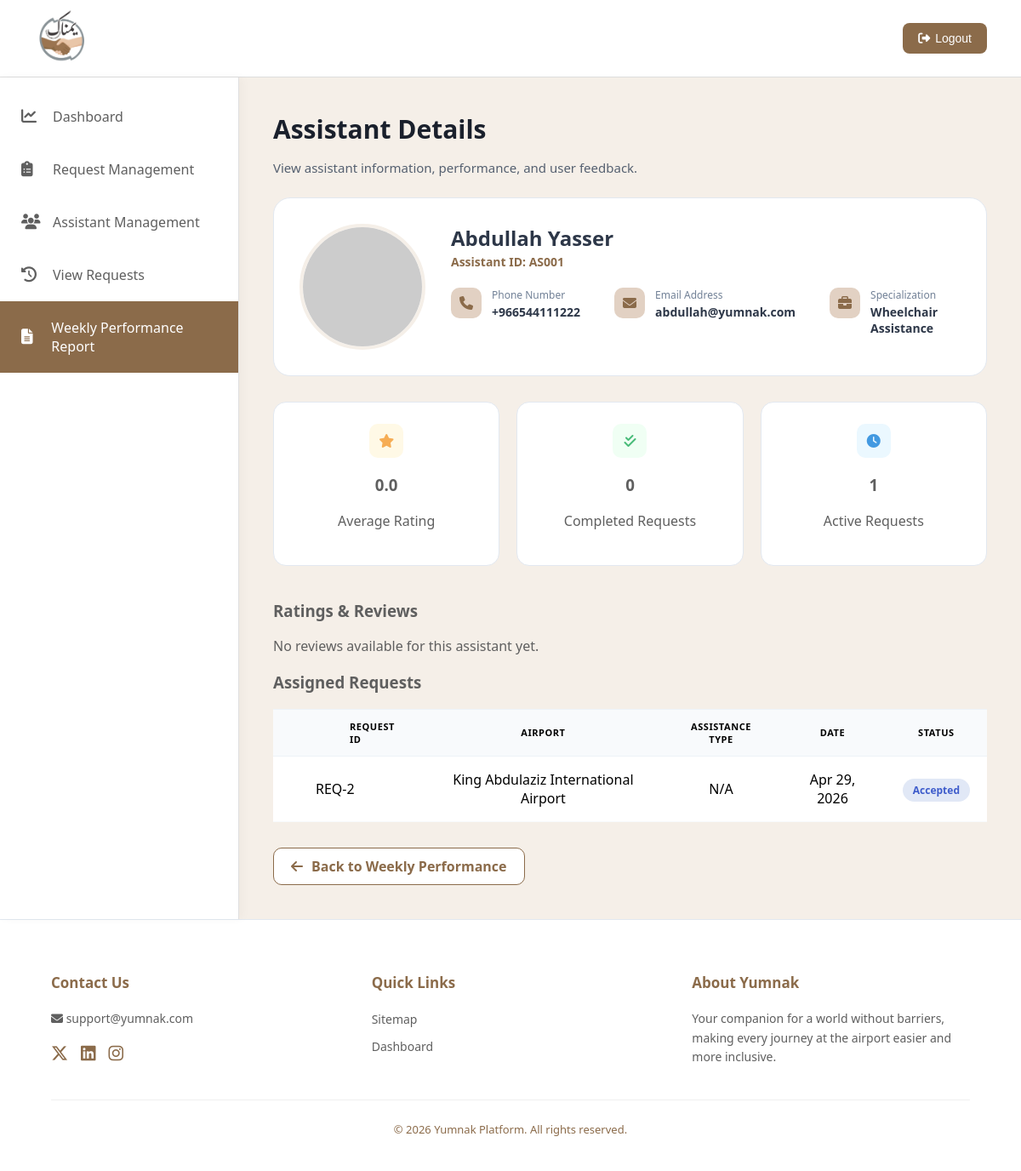
The page /Assistant_profile.php?id=1 (signed in) on the database as committed earlier.
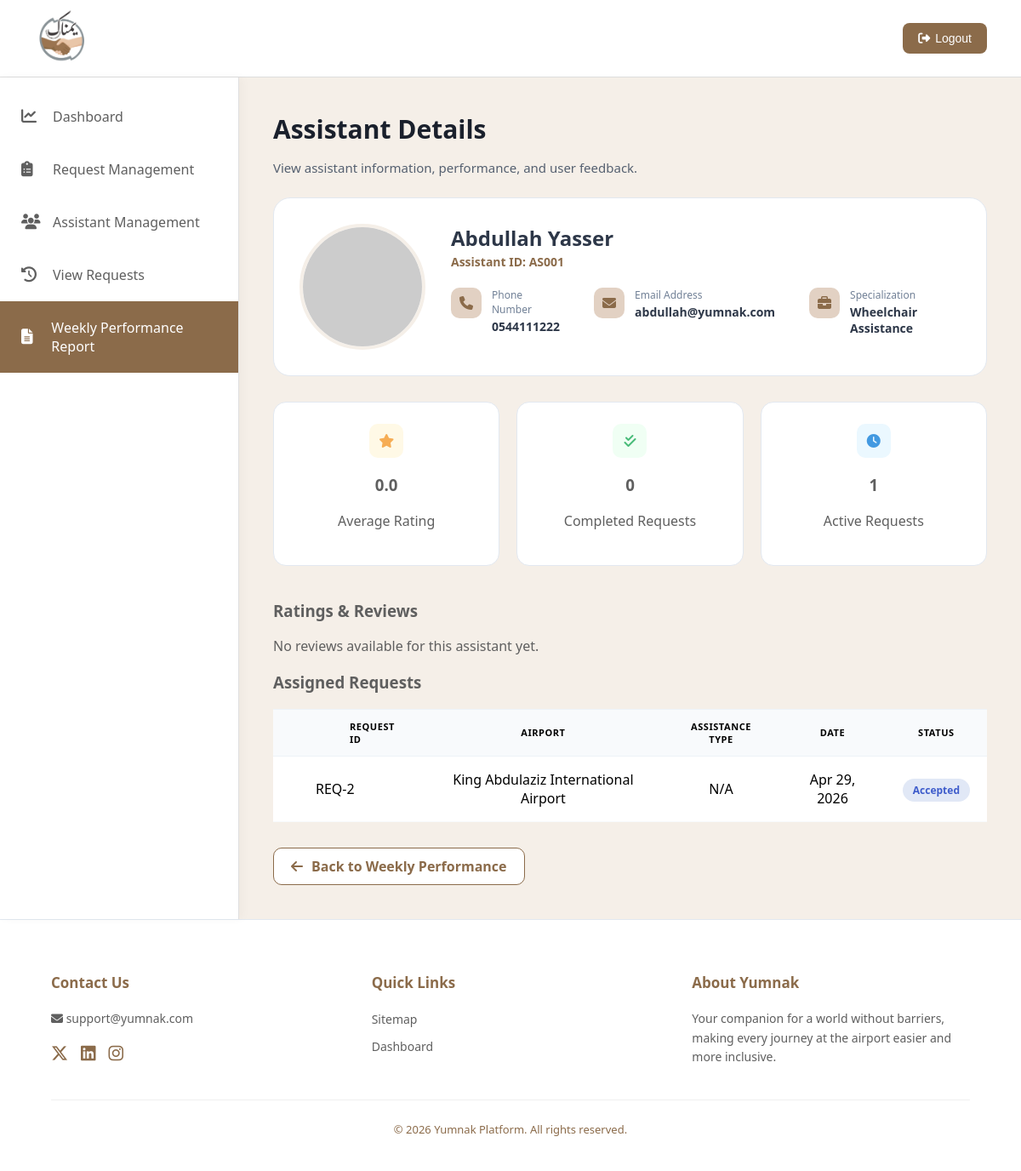
The same page on the database as committed later.
### tables this page shows
CREATE TABLE ASSISTANT (
    AssistantID INT(11) AUTO_INCREMENT PRIMARY KEY,
    Name VARCHAR(100) NOT NULL,
    Phone VARCHAR(20) NOT NULL,
    Email VARCHAR(100) UNIQUE NOT NULL,
    Specialization ENUM(
        'Wheelchair Assistance', 
        'Mobility Assistance', 
        'Visual Impairment Assistance', 
        'Hearing Impairment Assistance', 
        'Cognitive Assistance'
    ) NOT NULL,
    AdminID INT,
    FOREIGN KEY (AdminID) REFERENCES ADMIN(AdminID) ON DELETE SET NULL
);

CREATE TABLE ASSISTANCE_REQUEST (
    RequestID INT(11) AUTO_INCREMENT PRIMARY KEY,
    PreferredTime DATETIME NOT NULL,
    Date DATETIME DEFAULT CURRENT_TIMESTAMP,
    ExtraNote VARCHAR(255),
    Status ENUM('Pending', 'Accepted', 'Rejected', 'Cancelled', 'Completed') DEFAULT 'Pending', 
    IsPaid BOOLEAN DEFAULT FALSE,
    TravelerID INT NOT NULL,
    AdminID INT,
    AssistantID INT,
    GateID VARCHAR(50) NOT NULL,
    FOREIGN KEY (TravelerID) REFERENCES TRAVELER(UserID) ON DELETE CASCADE,
    FOREIGN KEY (AdminID) REFERENCES ADMIN(AdminID) ON DELETE SET NULL,
    FOREIGN KEY (AssistantID) REFERENCES ASSISTANT(AssistantID) ON DELETE SET NULL,
    FOREIGN KEY (GateID) REFERENCES GATE(GateID) ON DELETE RESTRICT
);

CREATE TABLE AIRPORT (
    AirportID INT(11) AUTO_INCREMENT PRIMARY KEY,
    AirportName VARCHAR(150) NOT NULL,
    City VARCHAR(100) NOT NULL,
    ImagePath VARCHAR(255) NOT NULL
);

### Assistant_profile.php (the view, shortened to what this page needs)
<?php
require 'db_connection.php';
$assistant_id = isset($_GET['id']) ? intval($_GET['id']) : 0;
$stmt = $conn->prepare("SELECT * FROM ASSISTANT WHERE AssistantID = ?");
$stmt->bind_param("i", $assistant_id);
$stmt->execute();
$assistant_result = $stmt->get_result();
$assistant = $assistant_result->fetch_assoc();
$stats_sql = "SELECT
    (SELECT COUNT(*) FROM ASSISTANCE_REQUEST
     WHERE AssistantID = $assistant_id AND Status = 'Completed'
     AND YEARWEEK(Date, 1) = YEARWEEK(CURDATE(), 1)) AS CompletedCount,
    (SELECT COUNT(*) FROM ASSISTANCE_REQUEST
     WHERE AssistantID = $assistant_id AND Status IN ('Pending', 'Accepted')
     AND YEARWEEK(Date, 1) = YEARWEEK(CURDATE(), 1)) AS AssignedCount,
    (SELECT ROUND(AVG(r.Stars), 1) FROM REVIEW r
     JOIN ASSISTANCE_REQUEST ar ON r.RequestID = ar.RequestID
     WHERE ar.AssistantID = $assistant_id
     AND YEARWEEK(r.Date, 1) = YEARWEEK(CURDATE(), 1)) AS AvgRating";
$stats_result = $conn->query($stats_sql);
$stats = $stats_result->fetch_assoc();
$rating = $stats['AvgRating'] ? $stats['AvgRating'] : "0.0";
$reviews_sql = "SELECT r.Stars, r.Comment, r.Date, ar.RequestID, t.UserName
                FROM REVIEW r
                JOIN ASSISTANCE_REQUEST ar ON r.RequestID = ar.RequestID
                JOIN TRAVELER t ON ar.TravelerID = t.UserID
                WHERE ar.AssistantID = $assistant_id
                AND YEARWEEK(r.Date, 1) = YEARWEEK(CURDATE(), 1)";
$reviews_result = $conn->query($reviews_sql);
$requests_sql = "SELECT ar.RequestID, a.AirportName, ar.Date, ar.Status, IFNULL(aty.AssistanceName, 'N/A') as AssistanceName
                 FROM ASSISTANCE_REQUEST ar
                 LEFT JOIN GATE g ON ar.GateID = g.GateID
                 LEFT JOIN AIRPORT a ON g.AirportID = a.AirportID
                 LEFT JOIN REQUEST_TYPE rt ON ar.RequestID = rt.RequestID
                 LEFT JOIN ASSISTANCE_TYPE aty ON rt.AssistanceTypeID = aty.AssistanceTypeID
                 WHERE ar.AssistantID = $assistant_id
                 AND YEARWEEK(ar.Date, 1) = YEARWEEK(CURDATE(), 1)
                 ORDER BY ar.Date DESC";
$requests_result = $conn->query($requests_sql);
?>
<!DOCTYPE html>
<html lang="ar" dir="ltr">
<head>
<link rel="stylesheet" href="https://cdnjs.cloudflare.com/ajax/libs/font-awesome/6.5.1/css/all.min.css">
<link rel="stylesheet" href="StyleM.css">
</head>
<body>
<header>
    <div class="logo">
        <img src="Image/Yumnak-Logo.png" alt="Yumnak Logo">
    </div>
    <div class="logout">
        <button onclick="window.location.href='logout.php'">
            <i class="fas fa-sign-out-alt"></i>
            Logout
        </button>
    </div>
</header>
<div class="container">
            <aside class="sidebar">
    <a href="Admin-Dashboard.php" class="sidebar-item">
        <i class="fa-solid fa-chart-line"></i> Dashboard
    </a>
    <a href="request-management.php" class="sidebar-item">
        <i class="fa-solid fa-clipboard-list"></i> Request Management
    </a>
    <a href="Assistant_Management.php" class="sidebar-item">
        <i class="fa-solid fa-users"></i> Assistant Management
    </a>
    <a href="view-requests.php" class="sidebar-item">
        <i class="fa-solid fa-clock-rotate-left"></i> View Requests
    </a>
    <a href="Weekly_Performance.php" class="sidebar-item active">
        <i class="fa-solid fa-file-lines"></i> Weekly Performance Report
    </a>
</aside>
<main class="main-content">
    <div class="headline">
        <h1>Assistant Details</h1>
        <p>View assistant information, performance, and user feedback.</p>
    </div>
    <div class="profile-header-card">
            <img src="https://ui-avatars.com/api/?name=<?php echo urlencode($assistant['Name']); ?>&background=8B6B4A&color=fff" alt="Profile" class="main-avatar">
            <div class="profile-info-grid">
                <div class="name-section">
                    <h2><?php echo htmlspecialchars($assistant['Name']); ?></h2>
                    <span class="id-tag">Assistant ID: AS00<?php echo $assistant['AssistantID']; ?></span>
                </div>
                <div class="contact-details-row">
                    <div class="detail-item">
                        <i class="fa-solid fa-phone"></i>
                        <div><label>Phone Number</label><p><?php echo htmlspecialchars($assistant['Phone']); ?></p></div>
                    </div>
                    <div class="detail-item">
                        <i class="fa-solid fa-envelope"></i>
                        <div><label>Email Address</label><p><?php echo htmlspecialchars($assistant['Email']); ?></p></div>
                    </div>
                    <div class="detail-item">
                        <i class="fa-solid fa-briefcase"></i>
                        <div><label>Specialization</label><p><?php echo htmlspecialchars($assistant['Specialization']); ?></p></div>
                    </div>
                </div>
            </div>
        </div>
    <div class="stats-container">
            <div class="stat-box"><div class="stat-icon rating-bg"><i class="fa-solid fa-star"></i></div><h3><?php echo $rating; ?></h3><p>Average Rating</p></div>
            <div class="stat-box"><div class="stat-icon completed-bg"><i class="fa-solid fa-check-double"></i></div><h3><?php echo $stats['CompletedCount']; ?></h3><p>Completed Requests</p></div>
            <div class="stat-box"><div class="stat-icon assigned-bg"><i class="fa-solid fa-clock"></i></div><h3><?php echo $stats['AssignedCount']; ?></h3><p>Active Requests</p></div>
        </div>
       <div class="reviews-section">
        <h3>Ratings & Reviews</h3>
        <?php if ($reviews_result->num_rows > 0) { ?>
        <div class="slider-wrapper">
            <button class="nav-btn prev" onclick="moveSlider(-1)"><i class="fa-solid fa-chevron-left"></i></button>
            <div class="reviews-slider-container">
                <div class="reviews-track" id="reviewsTrack">
                    <?php while($rev = $reviews_result->fetch_assoc()) { ?>
                    <div class="review-card">
                        <img src="https://ui-avatars.com/api/?name=<?php echo urlencode($rev['UserName']); ?>" class="reviewer-img">
                        <div class="review-content">
                            <div class="review-header">
                                <h4><?php echo htmlspecialchars($rev['UserName']); ?> <span>(REQ-<?php echo $rev['RequestID']; ?>)</span></h4>
                                <span class="time-ago"><?php echo date("d M Y", strtotime($rev['Date'])); ?></span>
                            </div>
                            <div class="stars">
                                <?php for($i=0; $i<$rev['Stars']; $i++) { echo '<i class="fa-solid fa-star"></i>'; } ?>
                                <?php echo $rev['Stars']; ?>.0
                            </div>
                            <p>"<?php echo htmlspecialchars($rev['Comment']); ?>"</p>
                        </div>
                    </div>
                    <?php } ?>
                </div>
            </div>
            <button class="nav-btn next" onclick="moveSlider(1)"><i class="fa-solid fa-chevron-right"></i></button>
        </div>
        <?php } else { echo "<p>No reviews available for this assistant yet.</p>"; } ?>
    </div>
        <div class="table-container-details">
            <h3>Assigned Requests</h3>
            <table class="req-tab">
                <thead>
                    <tr><th>Request ID</th><th>Airport</th><th>Assistance Type</th><th>Date</th><th>Status</th></tr>
                </thead>
                <tbody>
                    <?php
                    if ($requests_result->num_rows > 0) {
                        while($req = $requests_result->fetch_assoc()) {
                            $statusClass = strtolower($req['Status']);
                    ?>
                    <tr>
                        <td>REQ-<?php echo $req['RequestID']; ?></td>
                        <td><?php echo htmlspecialchars($req['AirportName']); ?></td>
                        <td><?php echo htmlspecialchars($req['AssistanceName']); ?></td>
                        <td><?php echo date("M d, Y", strtotime($req['Date'])); ?></td>
                        <td><span class="status-badge <?php echo $statusClass; ?>"><?php echo htmlspecialchars($req['Status']); ?></span></td>
                    </tr>
                    <?php } } else { echo "<tr><td colspan='5'>No assigned requests found.</td></tr>"; } ?>
                </tbody>
            </table>
        </div>
        <a href="Weekly_Performance.php" class="btn-back-link"><i class="fa-solid fa-arrow-left"></i> Back to Weekly Performance</a>
    </main>
</div>
<footer class="footer">
    <div class="footer-content">
        <div class="footer-section">
            <h4>Contact Us</h4>
            <p><i class="fas fa-envelope"></i> support@yumnak.com</p>
            <div class="social-icons">
                <a href="#"><i class="fa-brands fa-x-twitter"></i></a>
                <a href="#"><i class="fab fa-linkedin"></i></a>
                <a href="#"><i class="fab fa-instagram"></i></a>
            </div>
        </div>
        <div class="footer-section">
            <h4>Quick Links</h4>
            <ul class="footer-links">
                <li><a href="#">Sitemap</a></li>
                <li><a href="Admin-Dashboard.php">Dashboard</a></li>
            </ul>
        </div>
        <div class="footer-section about-yumnak">
            <h4>About Yumnak</h4>
            <p>Your companion for a world without barriers, making every journey at the airport easier and more inclusive.</p>
        </div>
    </div>
    <div class="footer-bottom">
        &copy; 2026 Yumnak Platform. All rights reserved.
    </div>
</footer>
</body>
</html>

Rows that differ between the two databases and show on the page:
changed assistant "Abdullah Yasser": Phone "+966544111222" → "0544111222"
